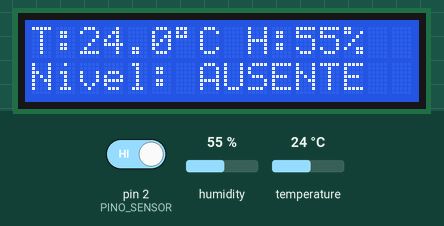
Simulated run of this program. Board: Arduino Uno, built with avr-gcc and run on an emulated ATmega328P. Parts: 16×2 character LCD. The inputs (shaded band) are chosen by the test bench; at power-on: pin 2 (PINO_SENSOR) HIGH, humidity 55 %, temperature 24 °C. What the program prints to the serial monitor is not drawn.

Above: at 3.2 s.
3.3 s: pin 2 (PINO_SENSOR) driven LOW
At 4.2 s:
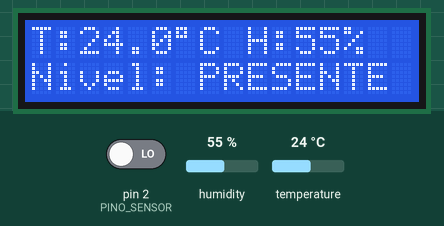
7.8 s: humidity set to 22 %
At 8.5 s:
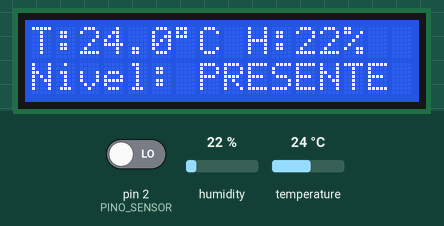
12.3 s: temperature set to 12 °C
At 17.0 s:
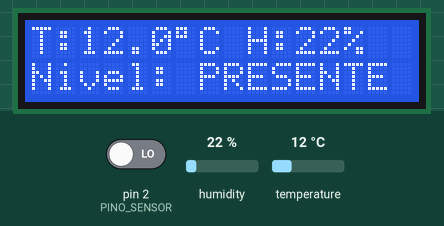
17.6 s: pin 2 (PINO_SENSOR) driven HIGH
At 18.7 s:
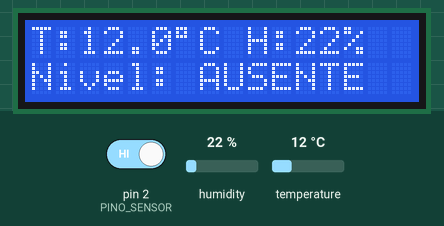
22.1 s: humidity set to 40 %
At 25.5 s:
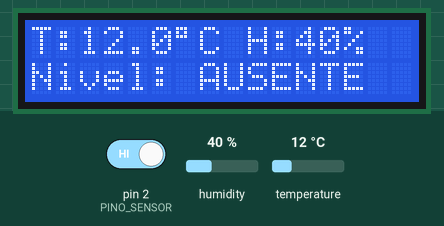
26.6 s: temperature set to 19 °C
At 28.5 s:
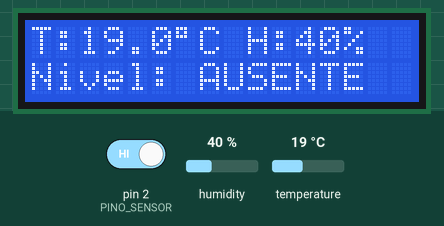
Timing chart, 0 to 30.0 s (numbered marks = the images above; inputs shaded):
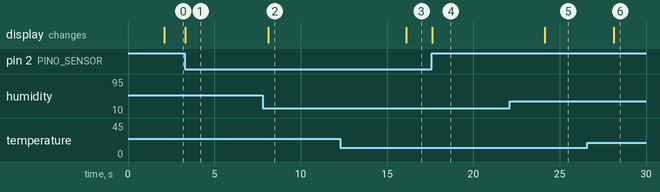

Measured:
- after the input at 3.3 s, the display: changes at once (image 1)
- after the input at 7.8 s, the display: changes after 0.33 s (image 2)
- after the input at 12.3 s, the display: changes after 3.8 s (image 3)
- after the input at 17.6 s, the display: changes at once (image 4)
- after the input at 22.1 s, the display: changes after 2.0 s (image 5)
- after the input at 26.6 s, the display: changes after 1.5 s (image 6)

The program:

main.cpp
```cpp
#include <Arduino.h>
#include <DHT.h>
#include <LiquidCrystal.h>

const int PINO_SENSOR = 2;
const int PINO_DHT = A1;
#define TIPO_DHT DHT11

// LCD: RS, E, D4, D5, D6, D7
LiquidCrystal lcd(12, 11, 10, 9, 8, 7);

DHT dht(PINO_DHT, TIPO_DHT);

volatile bool mudouEstado = false;
unsigned long ultimoTempo = 0;
const unsigned long debounce = 200;

unsigned long ultimaLeituraDHT = 0;
const unsigned long intervaloDHT = 2000;

unsigned long ultimoEnvio = 0;
const unsigned long intervaloEnvio = 2000;

float ultimaTemp = 0;
float ultimaUmid = 0;
bool liquidoPresente = false;

void detectarMudanca() {
    unsigned long tempoAtual = millis();
    if (tempoAtual - ultimoTempo > debounce) {
        mudouEstado = true;
        ultimoTempo = tempoAtual;
    }
}

void atualizaLCD() {
    lcd.clear();
    lcd.setCursor(0, 0);
    lcd.print("T:");
    lcd.print(ultimaTemp, 1);
    lcd.print((char)223); // grau
    lcd.print("C H:");
    lcd.print((int)ultimaUmid);
    lcd.print("%");

    lcd.setCursor(0, 1);
    lcd.print("Nivel: ");
    lcd.print(liquidoPresente ? "PRESENTE" : "AUSENTE");
}

void enviarJSON() {
    Serial.print(F("{\"temp\":"));
    Serial.print(ultimaTemp, 1);
    Serial.print(F(",\"umid\":"));
    Serial.print(ultimaUmid, 1);
    Serial.print(F(",\"nivel\":"));
    Serial.print(liquidoPresente ? 1 : 0);
    Serial.println(F("}"));
}

void setup() {
    Serial.begin(9600);

    pinMode(PINO_SENSOR, INPUT_PULLUP);
    attachInterrupt(
        digitalPinToInterrupt(PINO_SENSOR),
        detectarMudanca,
        CHANGE
    );

    dht.begin();

    lcd.begin(16, 2);
    lcd.print("Iniciando...");

    liquidoPresente = (digitalRead(PINO_SENSOR) == LOW);
    delay(2000);

    ultimaTemp = dht.readTemperature();
    ultimaUmid = dht.readHumidity();
    if (isnan(ultimaTemp)) ultimaTemp = 0;
    if (isnan(ultimaUmid)) ultimaUmid = 0;

    atualizaLCD();
    enviarJSON();
    ultimoEnvio = millis();
}

void loop() {
    if (mudouEstado) {
        mudouEstado = false;
        int estado = digitalRead(PINO_SENSOR);
        liquidoPresente = (estado == LOW);
        atualizaLCD();
        enviarJSON();
        ultimoEnvio = millis();
    }

    unsigned long agora = millis();
    if (agora - ultimaLeituraDHT >= intervaloDHT) {
        ultimaLeituraDHT = agora;

        float umidade = dht.readHumidity();
        float temp = dht.readTemperature();

        if (!isnan(umidade) && !isnan(temp)) {
            ultimaTemp = temp;
            ultimaUmid = umidade;
            atualizaLCD();
        }
    }

    if (agora - ultimoEnvio >= intervaloEnvio) {
        ultimoEnvio = agora;
        enviarJSON();
    }
}
```
